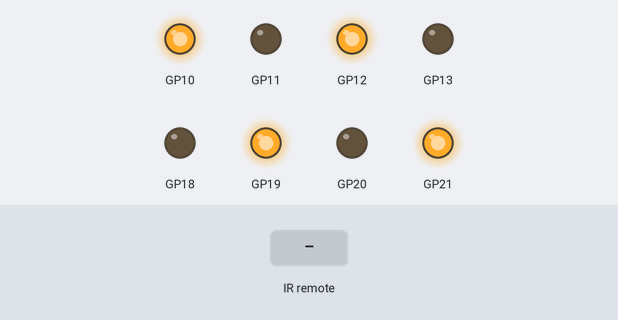
This program was run on a simulated Raspberry Pi Pico running MicroPython. Shown: output pins drawn as LEDs (lit = HIGH). The inputs (shaded band) are chosen by the test bench. What the program prints to the serial console is not drawn.

Above: at 0.1 s.
At 2.2 s:
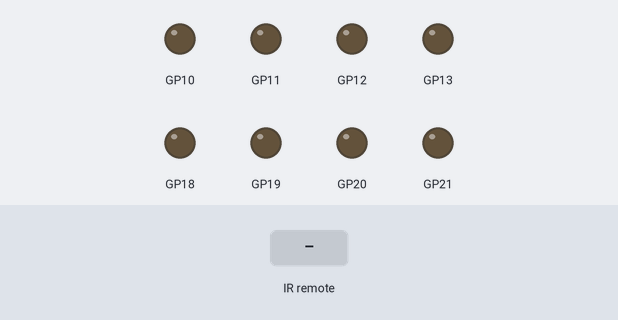
2.3 s: infrared code 0x45 received
Timing chart, 0 to 5.3 s (numbered marks = the images above; inputs shaded):
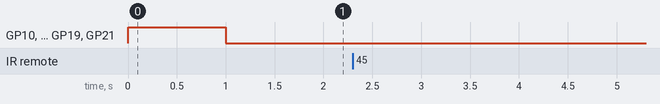

Measured:
- after the input at 2.3 s, every drawn part: stays the same

The program:

main.py
```python
from machine import Pin, PWM
import time
from ir_rx.print_error import print_error
from ir_rx.nec import NEC_8

class Motor:
    def __init__(self, p1, p2):
        self.p1 = Pin(p1, Pin.OUT)
        self.p2 = Pin(p2, Pin.OUT)
    def f(self):
        self.p1.high()
        self.p2.low()
    def b(self):
        self.p1.low()
        self.p2.high()
    def n(self):
        self.p1.low()
        self.p2.low()

fl = Motor(12, 13)
fr = Motor(10, 11)

bl = Motor(19, 18)
br = Motor(21, 20)

pin_ir = Pin(16, Pin.IN)

Up = 24
Down = 82
Left = 8
Right = 90
Stop = 28


def neutral():
    fl.n()
    fr.n()
    bl.n()
    br.n()

def fwd():
    fl.f()
    fr.f()
    bl.f()
    br.f()

def bck():
    fl.b()
    fr.b()
    bl.b()
    br.b()


def rgt():
    fl.f()
    fr.b()
    bl.b()
    br.f()


def lft():
    fl.b()
    fr.f()
    bl.f()
    br.b()

def decodeKeyValue(data):
    return data

def callback(data, addr, ctrl):
    if data < 0:
        pass
    else:
        print(data)
        if data == Up:
            fwd()
        elif data == Down:
            bck()
        elif data == Left:
            lft()
        elif data == Right:
            rgt()
        elif data == Stop:
            neutral()

ir = NEC_8(pin_ir, callback)
ir.error_function(print_error)

fwd()
time.sleep(1)
neutral()

try:
    while True:
        pass
except KeyboardInterrupt:
    ir.close()
```
